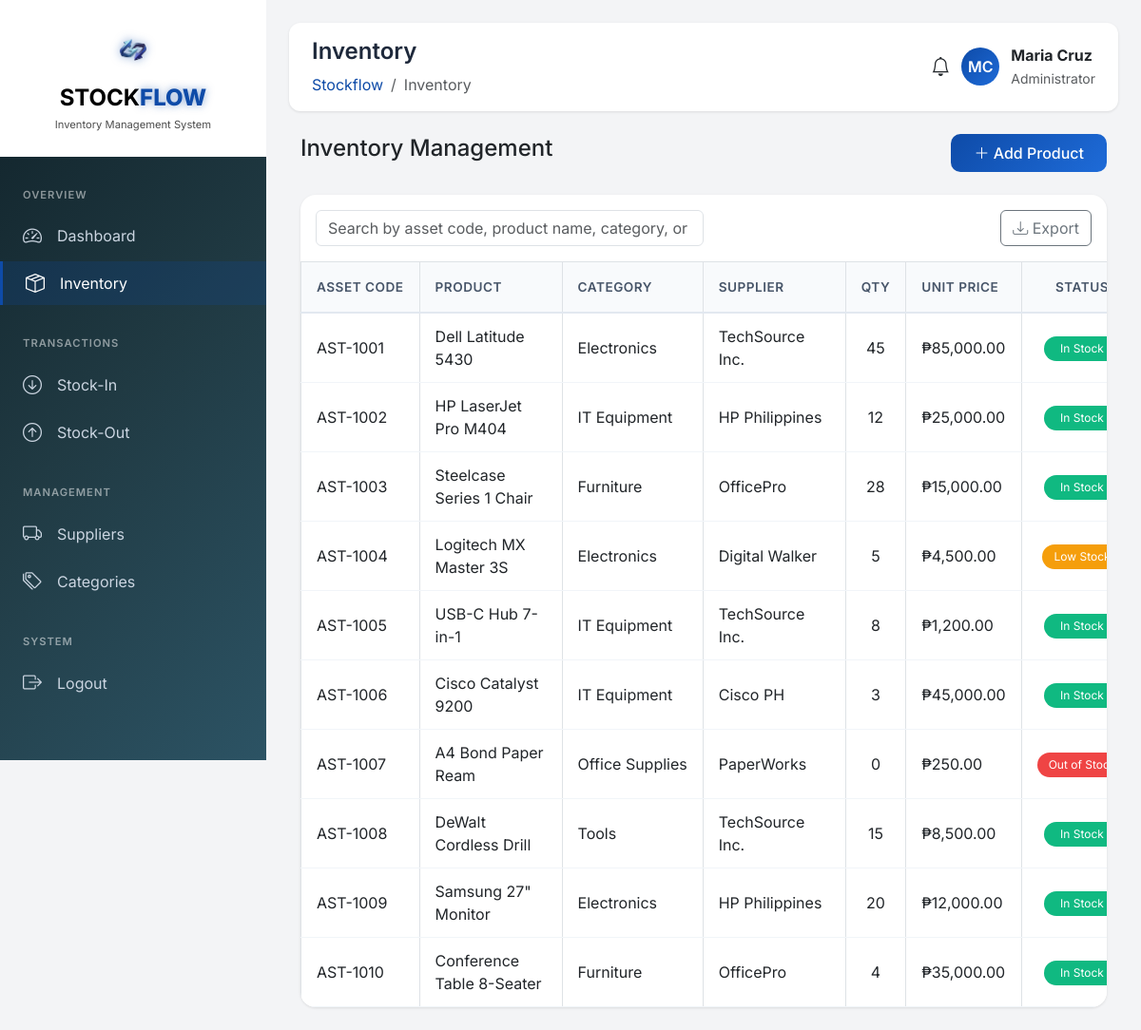
/index.php?page=inventory&filter=low_stock (signed in), run on the app's committed database.
### tables this page shows
CREATE TABLE inventory (
    id INT PRIMARY KEY AUTO_INCREMENT,
    asset_code VARCHAR(50) UNIQUE NOT NULL,
    product_name VARCHAR(200) NOT NULL,
    category_id INT,
    supplier_id INT,
    quantity INT DEFAULT 0,
    unit_price DECIMAL(10,2),
    description TEXT,
    image VARCHAR(255),
    status ENUM('In Stock', 'Low Stock', 'Out of Stock') DEFAULT 'In Stock',
    low_stock_threshold INT DEFAULT 10,
    created_at TIMESTAMP DEFAULT CURRENT_TIMESTAMP,
    updated_at TIMESTAMP DEFAULT CURRENT_TIMESTAMP ON UPDATE CURRENT_TIMESTAMP,
    FOREIGN KEY (category_id) REFERENCES categories(id) ON DELETE SET NULL,
    FOREIGN KEY (supplier_id) REFERENCES suppliers(id) ON DELETE SET NULL
);

CREATE TABLE categories (
    id INT PRIMARY KEY AUTO_INCREMENT,
    name VARCHAR(100) NOT NULL,
    description TEXT,
    is_active BOOLEAN DEFAULT TRUE,
    item_count INT DEFAULT 0,
    created_at TIMESTAMP DEFAULT CURRENT_TIMESTAMP
);

CREATE TABLE suppliers (
    id INT PRIMARY KEY AUTO_INCREMENT,
    supplier_id VARCHAR(20) UNIQUE NOT NULL,
    name VARCHAR(100) NOT NULL,
    contact_person VARCHAR(100),
    email VARCHAR(100),
    phone VARCHAR(20),
    address TEXT,
    is_active BOOLEAN DEFAULT TRUE,
    created_at TIMESTAMP DEFAULT CURRENT_TIMESTAMP
);

### config.php (called while the page is built, shortened)
<?php
function escape($string) {
    return htmlspecialchars($string, ENT_QUOTES, 'UTF-8');
}
?>

### inventory.php (the view, shortened to what this page needs)
<?php
$page = isset($_GET['page_num']) ? (int)$_GET['page_num'] : 1;
$limit = 10;
$offset = ($page - 1) * $limit;
$limit = (int)$limit;
$offset = (int)$offset;
$stmt = $pdo->prepare("SELECT i.*, c.name as category_name, s.name as supplier_name
                     FROM inventory i
                     LEFT JOIN categories c ON i.category_id = c.id
                     LEFT JOIN suppliers s ON i.supplier_id = s.id
                     ORDER BY i.created_at DESC
                     LIMIT " . $limit . " OFFSET " . $offset);
$stmt->execute();
$inventory = $stmt->fetchAll();
?>
<link href="https://cdn.jsdelivr.net/npm/sweetalert2@11/dist/sweetalert2.min.css" rel="stylesheet">
<div class="container-fluid">
    <div class="d-flex justify-content-between align-items-center mb-4">
        <h4>Inventory Management</h4>
        <button class="btn btn-primary-custom" data-bs-toggle="modal" data-bs-target="#addInventoryModal">
            <i class="bi bi-plus-lg"></i> Add Product
        </button>
    </div>
    <div class="data-table">
        <div class="p-3 d-flex justify-content-between gap-3">
            <input type="text" id="searchInventory" class="form-control w-50" placeholder="Search by asset code, product name, category, or supplier...">
            <button class="btn btn-outline-secondary" onclick="exportToCSV('inventoryTable', 'inventory_report')">
                <i class="bi bi-download"></i> Export
            </button>
        </div>
        <div class="table-responsive" style="overflow-x: auto;">
            <table class="table table-bordered table-hover" id="inventoryTable" style="min-width: 800px; white-space: nowrap;">
                <thead>
                    <tr>
                        <th style="width: 10%;">ASSET CODE</th>
                        <th style="width: 25%;">PRODUCT</th>
                        <th style="width: 15%;">CATEGORY</th>
                        <th style="width: 20%;">SUPPLIER</th>
                        <th style="width: 8%;">QTY</th>
                        <th style="width: 12%;">UNIT PRICE</th>
                        <th style="width: 10%;">STATUS</th>
                    </tr>
                </thead>
                <tbody>
                    <?php if (empty($inventory)): ?>
                        <tr>
                            <td colspan="8" class="text-center py-5">
                                <i class="bi bi-inbox fs-1 text-muted"></i>
                                <p class="text-muted mt-2">No products found</p>
                            </td>
                        </tr>
                    <?php else: ?>
                        <?php foreach ($inventory as $item): ?>
                        <tr class="inventory-row">
                            <td style="vertical-align: middle;"><?php echo escape($item['asset_code']); ?></td>
                            <td style="vertical-align: middle; word-wrap: break-word; white-space: normal; min-width: 150px;">
                                <?php echo escape($item['product_name']); ?>
                            </td>
                            <td style="vertical-align: middle;"><?php echo escape($item['category_name'] ?? 'N/A'); ?></td>
                            <td style="vertical-align: middle; word-wrap: break-word; white-space: normal; min-width: 150px;">
                                <?php echo escape($item['supplier_name'] ?? 'N/A'); ?>
                            </td>
                            <td style="vertical-align: middle; text-align: center;"><?php echo number_format($item['quantity']); ?></td>
                            <td style="vertical-align: middle;">₱<?php echo number_format($item['unit_price'], 2); ?></td>
                            <td style="vertical-align: middle; text-align: center;">
                                <?php
                                $status = $item['status'];
                                $badgeClass = $status === 'In Stock' ? 'badge-success' : ($status === 'Low Stock' ? 'badge-warning' : 'badge-danger');
                                ?>
                                <span class="<?php echo $badgeClass; ?>"><?php echo $status; ?></span>
                            </td>
                        </tr>
                        <?php endforeach; ?>
                    <?php endif; ?>
                </tbody>
            </table>
        </div>
    </div>
</div>

### index.php (style rules this page uses)
* { font-family: 'Inter', sans-serif; }
body { background: #f3f4f6; overflow-x: hidden; }
.data-table { background: white; border-radius: 16px; overflow: hidden; box-shadow: 0 1px 3px rgba(0,0,0,0.1); }
.data-table th { background: #f8fafc; padding: 1rem; font-weight: 600; color: #475569; border-bottom: 1px solid #e2e8f0; }
.data-table td { padding: 1rem; vertical-align: middle; border-bottom: 1px solid #f1f5f9; }
.btn-primary-custom { background: linear-gradient(135deg, #0e4ba8, #1e6bd8); border: none; padding: 0.5rem 1.5rem; border-radius: 10px; color: white; font-weight: 500; transition: all 0.3s ease; }
.badge-success { background: #10b981; padding: 0.25rem 0.75rem; border-radius: 20px; font-size: 0.75rem; color: white; }
.badge-warning { background: #f59e0b; padding: 0.25rem 0.75rem; border-radius: 20px; font-size: 0.75rem; color: white; }
.badge-danger { background: #ef4444; padding: 0.25rem 0.75rem; border-radius: 20px; font-size: 0.75rem; color: white; }

### inventory.php (style rules this page uses)
.data-table { background: white; border-radius: 16px; overflow: hidden; box-shadow: 0 1px 3px rgba(0,0,0,0.1); }
.table { margin-bottom: 0; }
.table th { background: #f8fafc; padding: 1rem; font-weight: 600; color: #475569; border-bottom: 2px solid #e2e8f0; font-size: 0.85rem; text-transform: uppercase; letter-spacing: 0.5px; }
.table td { padding: 0.75rem 1rem; vertical-align: middle; border-bottom: 1px solid #f1f5f9; }
.table td:nth-child(2), .table td:nth-child(4) { white-space: normal; word-wrap: break-word; word-break: break-word; max-width: 250px; }
.table th:nth-child(1) { width: 10%; }
.table th:nth-child(2) { width: 25%; }
.table th:nth-child(3) { width: 12%; }
.table th:nth-child(4) { width: 18%; }
.table th:nth-child(5) { width: 8%; text-align: center; }
.table th:nth-child(6) { width: 12%; }
.table th:nth-child(7) { width: 10%; text-align: center; }
.table td:nth-child(5), .table td:nth-child(7) { text-align: center; }
.badge-success { background: #10b981; padding: 0.25rem 0.75rem; border-radius: 20px; font-size: 0.75rem; color: white; display: inline-block; min-width: 80px; text-align: center; }
.badge-warning { background: #f59e0b; padding: 0.25rem 0.75rem; border-radius: 20px; font-size: 0.75rem; color: white; display: inline-block; min-width: 80px; text-align: center; }
.badge-danger { background: #ef4444; padding: 0.25rem 0.75rem; border-radius: 20px; font-size: 0.75rem; color: white; display: inline-block; min-width: 80px; text-align: center; }
.inventory-row { transition: background-color 0.2s ease; }

### data on the page
inventory: asset_code "AST-1001", product_name "Dell Latitude 5430", category.name "Electronics", supplier.name "TechSource Inc.", quantity "45", unit_price "85,000.00", status "In Stock"
inventory: asset_code "AST-1002", product_name "HP LaserJet Pro M404", category.name "IT Equipment", supplier.name "HP Philippines", quantity "12", unit_price "25,000.00", status "In Stock"
inventory: asset_code "AST-1003", product_name "Steelcase Series 1 Chair", category.name "Furniture", supplier.name "OfficePro", quantity "28", unit_price "15,000.00", status "In Stock"
inventory: asset_code "AST-1004", product_name "Logitech MX Master 3S", category.name "Electronics", supplier.name "Digital Walker", quantity "5", unit_price "4,500.00", status "Low…"
inventory: asset_code "AST-1005", product_name "USB-C Hub 7-in-1", category.name "IT Equipment", supplier.name "TechSource Inc.", quantity "8", unit_price "1,200.00", status "In Stock"
inventory: asset_code "AST-1006", product_name "Cisco Catalyst 9200", category.name "IT Equipment", supplier.name "Cisco PH", quantity "3", unit_price "45,000.00", status "In Stock"
inventory: asset_code "AST-1007", product_name "A4 Bond Paper Ream", category.name "Office Supplies", supplier.name "PaperWorks", quantity "0", unit_price "250.00", status "Out of…"
inventory: asset_code "AST-1008", product_name "DeWalt Cordless Drill", category.name "Tools", supplier.name "TechSource Inc.", quantity "15", unit_price "8,500.00", status "In Stock"
inventory: asset_code "AST-1009", product_name "Samsung 27\" Monitor", category.name "Electronics", supplier.name "HP Philippines", quantity "20", unit_price "12,000.00", status "In Stock"
inventory: asset_code "AST-1010", product_name "Conference Table 8-Seater", category.name "Furniture", supplier.name "OfficePro", quantity "4", unit_price "35,000.00", status "In Stock"

### other printed values
str_replace('_', ' ', $page) "Inventory"
$initials "MC"
$_SESSION['name'] "Maria Cruz"
$_SESSION['role'] "Administrator"
